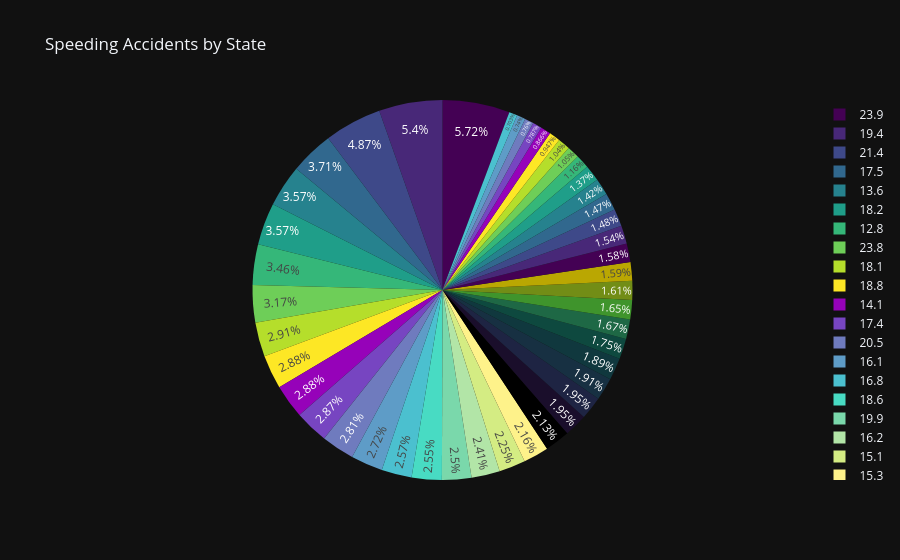

Notebook source saved alongside this figure:
### Code cell
fig = px.pie(df, values='speeding', names='total', 
            template='plotly_dark',
            color_discrete_sequence=px.colors.sequential.Viridis, 
            title='Speeding Accidents by State')

fig.update_traces(textposition='inside')

fig.show()

### Figure 1 — Plotly figure (JSON) as saved in the notebook; plotly's stock layout.template omitted (floating-point values rounded to 4 significant figures)
{"data": [{"domain": {"x": [0, 1], "y": [0, 1]}, "hovertemplate": "total=%{label}<br>speeding=%{value}<extra></extra>", "labels": [18.8, 18.1, 18.6, 22.4, 12.0, 13.6, 10.8, 16.2, 5.9, 17.9, 15.6, 17.5, 15.3, 12.8, 14.5, 15.7, 17.8, 21.4, 20.5, 15.1, 12.5, 8.2, 14.1, 9.6, 17.6, 16.1, 21.4, 14.9, 14.7, 11.6, 11.2, 18.4, 12.3, 16.8, 23.9, 14.1, 19.9, 12.8, 18.2, 11.1, 23.9, 19.4, 19.5, 19.4, 11.3, 13.6, 12.7, 10.6, 23.8, 13.8, 17.4], "legendgroup": "", "name": "", "showlegend": true, "textposition": "inside", "type": "pie", "values": [7.332, 7.421, 6.51, 4.032, 4.2, 5.032, 4.968, 6.156, 2.006, 3.759, 2.964, 9.45, 5.508, 4.608, 3.625, 2.669, 4.806, 4.066, 7.175, 5.738, 4.25, 1.886, 3.384, 2.208, 2.64, 6.923, 8.346, 1.937, 5.439, 4.06, 1.792, 3.496, 3.936, 6.552, 5.497, 3.948, 6.368, 4.224, 9.1, 3.774, 9.082, 6.014, 4.095, 7.76, 4.859, 4.08, 2.413, 4.452, 8.092, 4.968, 7.308]}], "layout": {"legend": {"tracegroupgap": 0}, "piecolorway": ["#440154", "#482878", "#3e4989", "#31688e", "#26828e", "#1f9e89", "#35b779", "#6ece58", "#b5de2b", "#fde725"], "title": {"text": "Speeding Accidents by State"}}}
